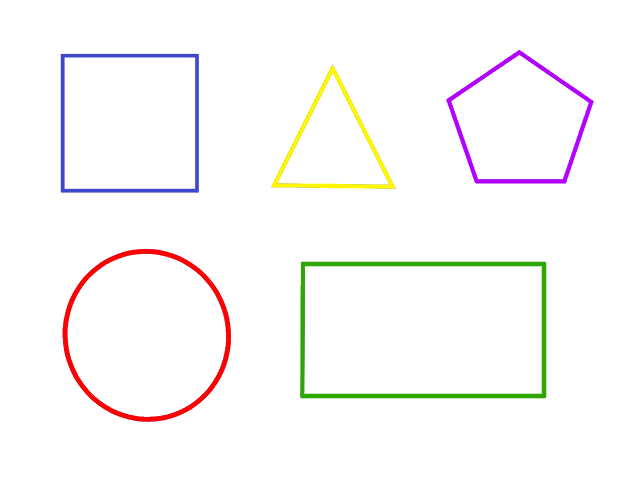
#> input picture Práctica_OpenCV/figure640x480color.jpeg, 640 x 480 px
$ python figureColorDetector.py
#> lines starting #> are read from the running program, lines starting #| are printed output that depends on the picture; after the words box and inside, x2 and y2 are one past the last pixel; in counts of white or black regions, pixels touching at a corner belong together
import cv2
import numpy
import imutils

h = (                   # Colors range
    ('Red1', 0, 10),
    ('Red2', 175, 180),
    ('Yellow', 10, 32),
    ('Blue', 100, 125),
    ('Orange', 11, 19),
    ('Green', 36, 70),
    ('Violet', 130, 145)
)
s = (100, 125)          # saturation range.
v = (20, 255)           # brightness range


# This function only finds the following figures: square, rectangle, triangle, pentagon and circle.
def find_figures(picture):
    # Finding all the edges of the figures in the image with the canny algorithm.
    canny_outlines = cv2.Canny(picture, 10, 150)
    # canny_outlines = cv2.dilate(canny_outlines, None, iterations=1)
    # outlines_canny = cv2.erode(outlines_canny, None, iterations=1)
    (contours, _) = cv2.findContours(canny_outlines, cv2.RETR_EXTERNAL, cv2.CHAIN_APPROX_SIMPLE)
    figure_list = []
    for contour in contours:
        precision = 0.01 * cv2.arcLength(contour, True)
        # Improving the contour of the found image.
        approx_contour = cv2.approxPolyDP(contour, precision, True)
        # Closing the figure of interest.
        x, y, width, high = cv2.boundingRect(approx_contour)

        if len(approx_contour) == 4:
            aspect_ratio = float(width / high)
            if aspect_ratio == 1:
                figure_list += [x, y, 'Square', approx_contour],
            else:
                figure_list += [x, y, 'Rectangle', approx_contour],
        elif len(approx_contour) == 3:
            figure_list += [x, y, 'Triangle', approx_contour],
        elif len(approx_contour) == 5:
            figure_list += [x, y, 'Pentagon', approx_contour],
        elif len(approx_contour) > 10:
            figure_list += [x, y, 'Circle', approx_contour],
    # cv2.drawContours(image, contours, -1, (0, 0, 255), 2)
    return figure_list


# This function only detect the following colors: red, yellow, blue, orange, green and violet.
def find_colors(picture_hsv):
    color_list = []
    for hue in h:
        color, low_hue, high_hue = hue
        low_color = numpy.array([low_hue, s[0], v[0]], numpy.uint8)
        high_color = numpy.array([high_hue, s[1], v[1]], numpy.uint8)
        filtered_image = cv2.inRange(picture_hsv, low_color, high_color)  # This is where the color detection is done.
        # If no color was detected, the list of contours will be empty because there is no figure matching that color.
        (contours, _) = cv2.findContours(filtered_image, cv2.RETR_EXTERNAL, cv2.CHAIN_APPROX_SIMPLE)
        if len(contours) > 0:
            color_list += color,
    return color_list


image = cv2.imread('figure640x480color.jpeg')
#> image is the input picture: shape (480, 640, 3); mean B, G, R 248.5, 249.1, 250.9
# image = imutils.resize(image, 640, 480)

# Color conversion
imageGRAY = cv2.cvtColor(image, cv2.COLOR_BGR2GRAY)
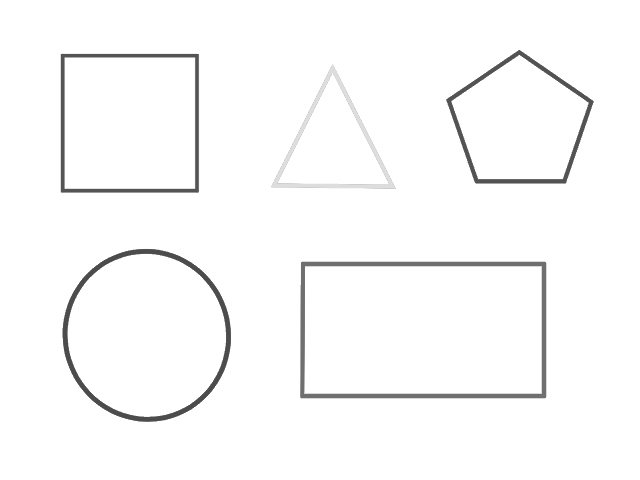
#> imageGRAY: shape (480, 640); min 75, max 255, mean 249.6
imageHSV = cv2.cvtColor(image, cv2.COLOR_BGR2HSV)
#> imageHSV: shape (480, 640, 3); mean H, S, V 4, 8.7, 253.6

# Figure finder
figures = find_figures(imageGRAY)
#> in find_figures, `canny_outlines = cv2.Canny(picture, 10, 150)`:
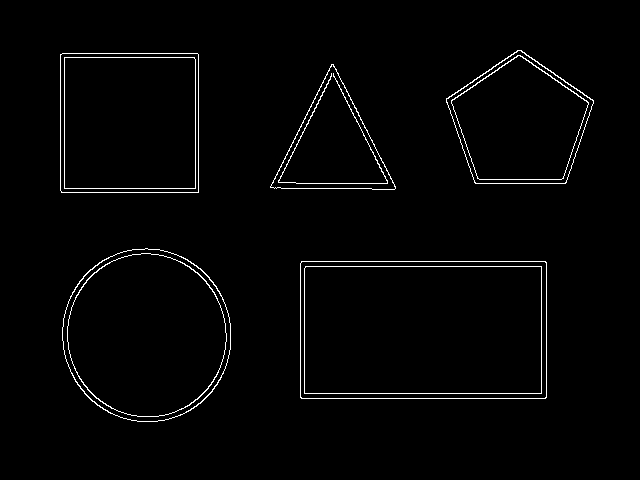
#> canny_outlines: shape (480, 640); 1.8% white in thin lines or dots, all inside (x1, y1, x2, y2) = (60, 50, 594, 422)
#> in find_figures, `(contours, _) = cv2.findContours(canny_outlines, cv2.RETR_EXTERNAL, cv..`: contours = 5 contours; box (x1, y1, x2, y2) and area: (300, 261, 547, 399) 33699, (62, 248, 231, 422) 22920, (60, 53, 199, 193) 19178, (446, 50, 594, 184) 13692, (270, 64, 396, 190) 7962
#> the loop in find_figures, `for contour in contours:` made 5 passes
#> (precision, approx_contour, x, y, width, high, aspect_ratio) on passes 1, 4: (7.64, [[301, 261], [301, 398], [546, 397], [545, 261]], 301, 261, 246, 138, 1.78), (5.52, [[60, 54], [61, 192], [198, 192], [198, 54]], 60, 54, 139, 139, 1)
#> (precision, x, y, width, high) on passes 2, 5: (5.67, 63, 249, 168, 172), (4.69, 446, 50, 148, 134)
#> after the loop in find_figures, `for contour in contours:`: figure_list = 5 items
#> figures = 5 items

for figure_detected in figures:
    positionX, positionY, figure, contour_found = figure_detected
    # A black background is created as the image base.
    background = numpy.zeros((480, 640), dtype=numpy.uint8)
    figure_of_interest = cv2.drawContours(background, [contour_found], -1, 255, -1)
    # Creating a new image that only contains the figure to which the color will be detected.
    new_image = cv2.bitwise_and(imageHSV, imageHSV, mask=figure_of_interest)
    color_detected = find_colors(new_image)
    font = cv2.FONT_HERSHEY_SIMPLEX
    cv2.putText(image, f'{figure} {color_detected[0]}', (positionX + 3, positionY - 12), font, 0.6, (0, 0, 0), 2)
    cv2.waitKey(0)
    cv2.imshow('IMAGE', image)
#> this loop made 5 passes
#> (positionX, positionY, figure, contour_found, color_detected) on passes 1, 3, 4: (301, 261, 'Rectangle', [[301, 261], [301, 398], [546, 397], [545, 261]], ['Green']), (270, 64, 'Triangle', [[331, 64], [270, 187], [394, 189]], ['Yellow']), (60, 54, 'Square', [[60, 54], [61, 192], [198, 192], [198, 54]], ['Blue'])
#> (positionX, positionY, figure, color_detected) on passes 2, 5: (63, 249, 'Circle', ['Red2']), (446, 50, 'Pentagon', ['Violet'])
#> pass 1, `figure_of_interest = cv2.drawContours(background, [contour_found], -1,..`:
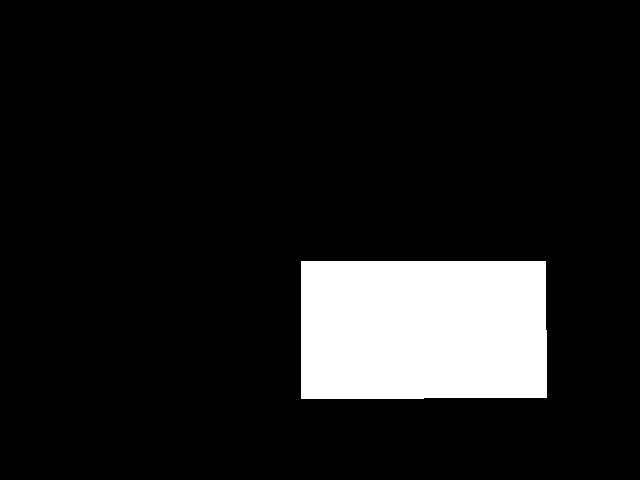
#> figure_of_interest: shape (480, 640); 11% white; 1 white region, box (x1, y1, x2, y2) and area: (301, 261, 547, 399) 33756
#> pass 1, `cv2.imshow('IMAGE', image)`:
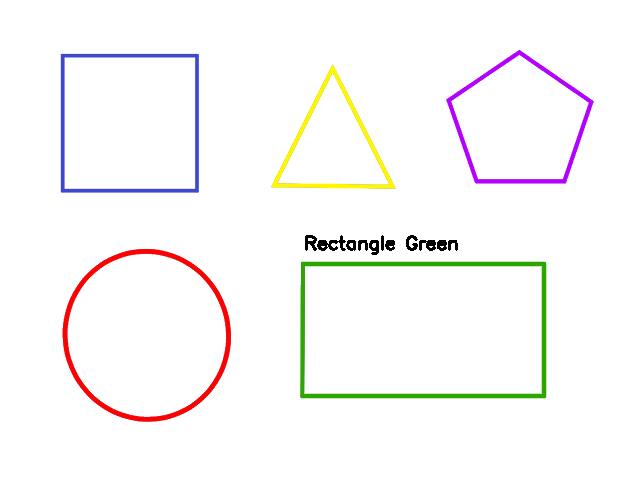
#> window 'IMAGE': shape (480, 640, 3); mean B, G, R 247.6, 248.2, 250
#> pass 2, `figure_of_interest = cv2.drawContours(background, [contour_found], -1,..`:
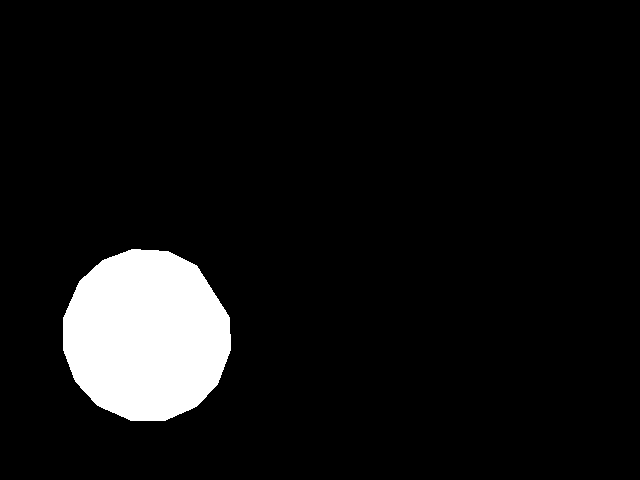
#> figure_of_interest: shape (480, 640); 7.4% white; 1 white region, box (x1, y1, x2, y2) and area: (63, 249, 231, 421) 22613
#> after the loop:
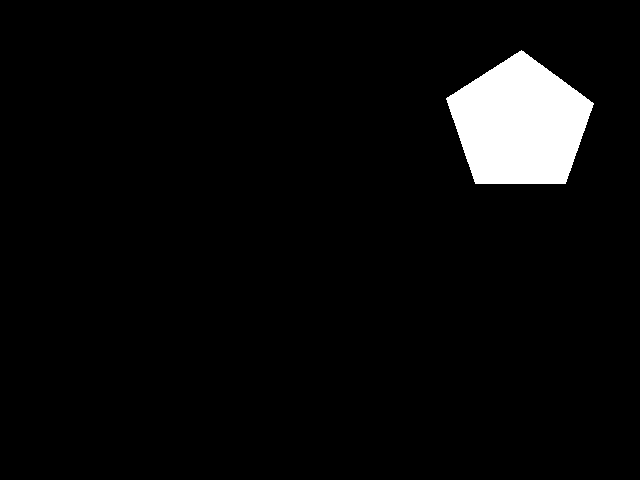
#> background: shape (480, 640); 4.5% white; 1 white region, box (x1, y1, x2, y2) and area: (446, 50, 594, 184) 13691
#> after the loop:
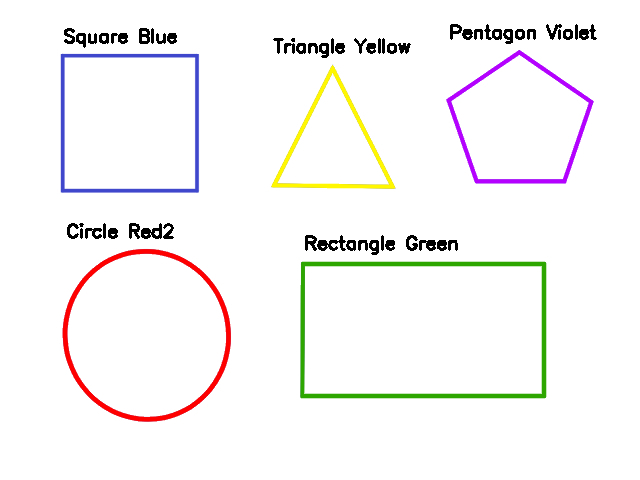
#> image: shape (480, 640, 3); 1.53% of pixels changed, all inside (x1, y1, x2, y2) = (64, 24, 597, 255)
#> after the loop: new_image: shape (480, 640, 3); mean H, S, V 1, 1.4, 11.4

# cv2.imshow('IMAGE', image)

cv2.waitKey(0)
cv2.destroyAllWindows()
